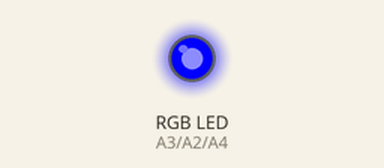
Recording of a sketch running on a simulated Arduino Uno, built with avr-gcc and run on an emulated ATmega328P. Parts: an RGB LED mixed from three pins (HIGH = lit).

Above: at 0.1 s.
Timing chart, 0 to 1.6 s (numbered marks = the images above):
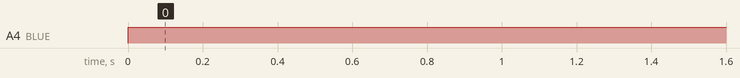

The sketch:

rgb.ino
```cpp
const int GREEN = A2;
const int RED = A3;
const int BLUE = A4;

void setup() {
  pinMode(RED, OUTPUT);
  pinMode(GREEN, OUTPUT);
  pinMode(BLUE, OUTPUT);

}

void loop() {
// digitalWrite(RED, HIGH);
// delay(1000);
// digitalWrite(RED, LOW);
//
// digitalWrite(GREEN, HIGH);
// delay(1000);
// digitalWrite(GREEN, LOW);
//
// digitalWrite(BLUE, HIGH);
// delay(1000);
// digitalWrite(BLUE, LOW);

  analogWrite(RED, 30);
  analogWrite(GREEN, 100);
  analogWrite(BLUE, 255);
}
```

Measured:
- by itself, A4 (BLUE): LOW → HIGH at 0.00 s
